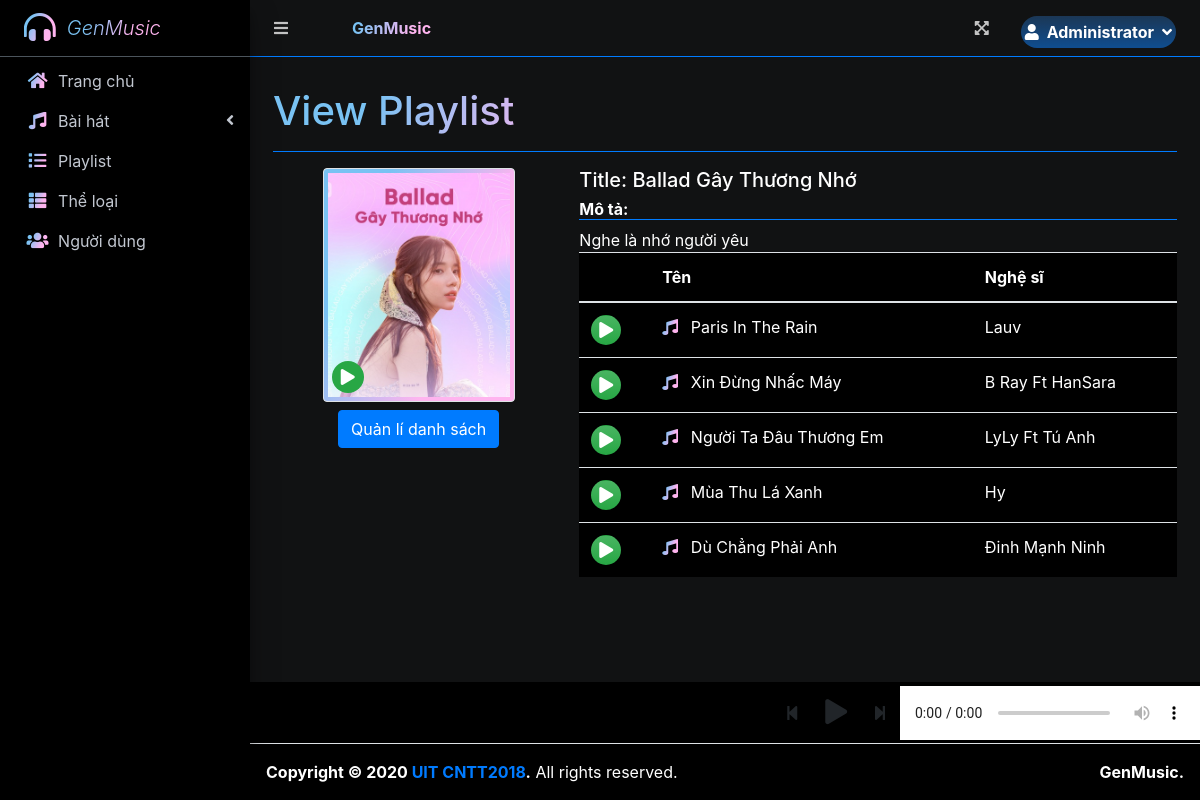
/index.php?page=view_playlist&id=7 (signed in), run on the app's committed database.
### tables this page shows
CREATE TABLE `playlist_items` (
  `id` int(30) NOT NULL,
  `playlist_id` int(30) NOT NULL,
  `music_id` int(30) NOT NULL,
  `date_created` datetime NOT NULL DEFAULT current_timestamp()
);

CREATE TABLE `uploads` (
  `id` int(30) NOT NULL,
  `user_id` int(30) NOT NULL,
  `genre_id` int(30) NOT NULL,
  `title` text NOT NULL,
  `artist` text NOT NULL,
  `description` text NOT NULL,
  `upath` text NOT NULL,
  `cover_image` text NOT NULL,
  `date_created` int(11) NOT NULL DEFAULT current_timestamp()
);

### view_playlist.php (the view, shortened to what this page needs)
<?php
include 'db_connect.php';
?>
<div class="col-lg-12">
	<div class="row">
		<div class="col-md-4">
			<center>
				<div class="d-flex img-thumbnail bg-gradient-1 position-relative" style="width: 12rem">
					<img src="assets/uploads/<?php echo $cover_image ?>" alt="" style="object-fit: cover;max-width: 100%;height:14rem">
					<span class="position-absolute" style="bottom:.5em;left:.5em"><div class=" bg-green rounded-circle d-flex justify-content-center align-items-center" style="width: 2rem;height: 2rem;cursor: pointer;" onclick="play_playlist()"><i class="fa fa-play"></i></div></span>
				</div>
			</center>
			<div>
			<?php if($_SESSION['login_id'] == $user_id || $_SESSION['login_type'] == 1): ?>
			<center>
			<button class="btn btn-primary mt-2" type="button" id="manage_plist">Quản lí danh sách</button>
			</center>
			<?php endif; ?>
			</div>
		</div>
		<div class="col-md-8">
			<h5 class="text-white">Title: <?php echo ucwords($ptitle); ?></h5>
			<h6 class="text-white border-bottom border-primary"><b class="text-white">Mô tả:</b></h6>
			<div class="text-white">
				<?php echo html_entity_decode($description) ?>
			</div>
			<table class="table bg-black">
			<thead>
				<tr>
					<th></th>
					<th>Tên</th>
					<th>Nghệ sĩ</th>
				</tr>
			</thead>
			<tbody>
				<?php
				$i = 0;
					$items = $conn->query("SELECT p.*,m.title,m.artist,m.upath FROM playlist_items p inner join uploads m on m.id = p.music_id where p.playlist_id =$id ");
					while($row= $items->fetch_assoc()):
				?>
					<tr class="pitem" data-queue="<?php echo $i ?>" data-id="<?php echo $row['music_id'] ?>" data-upath="<?php echo $row['upath'] ?>">
						<td>
							<span class="btn bg-gradient-success rounded-circle d-flex justify-content-center align-items-center" style="width:30px;height:30px;z-index:2" onclick="play_playlist(<?php echo $i ?>)">
								<div class="fa fa-play text-white"></div>
							</span>
						</td>
						<td>
							<i class='fa fa-music text-gradient-primary mr-2'></i>
							<?php echo ucwords($row['title']) ?>
						</td>
						<td>
							<?php echo ucwords($row['artist']) ?>
						</td>
					</tr>
				<?php
					$i++;
					endwhile;
				 ?>
			</tbody>
			</table>
		</div>
	</div>
</div>

### data on the page
playlist_items: uploads.title "Paris In The Rain", uploads.artist "Lauv"
playlist_items: uploads.title "Xin Đừng Nhấc Máy", uploads.artist "B Ray Ft HanSara"
playlist_items: uploads.title "Người Ta Đâu Thương Em", uploads.artist "LyLy Ft Tú Anh"
playlist_items: uploads.title "Mùa Thu Lá Xanh", uploads.artist "Hy"
playlist_items: uploads.title "Dù Chẳng Phải Anh", uploads.artist "Đinh Mạnh Ninh"

### other printed values
$_SESSION['login_firstname'] "Administrator"
$title "View Playlist"
$ptitle "Ballad Gây Thương Nhớ"
html_entity_decode($description) "Nghe là nhớ người yêu"
